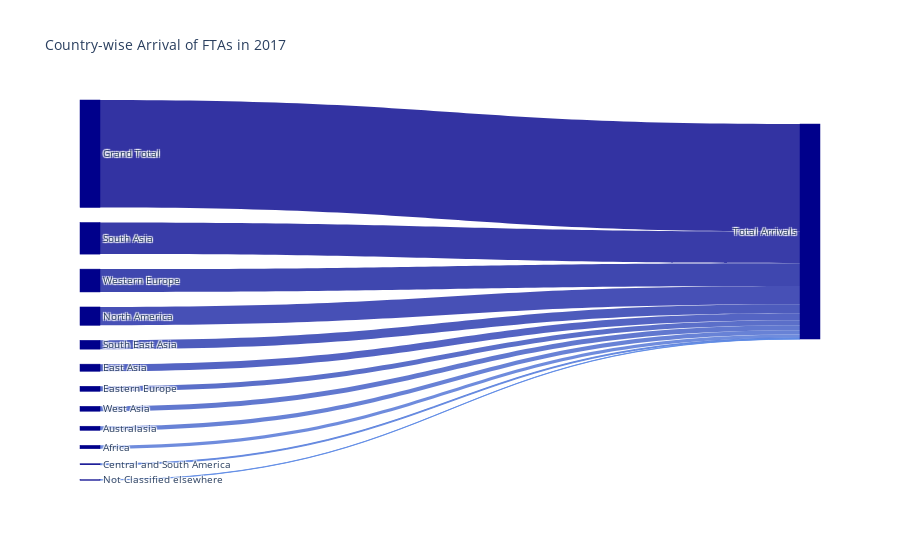

This figure's notebook cell:
### Code cell
# Load the data
file_path = '/home/ykapil897/dv/lab_1/S2_T2_1_Tourism_In_India_Statistics_2018-Table_2.2.1.csv'
data = pd.read_csv(file_path)

# Filter data for the year 2017
data_2017 = data[['Region/Country ', 'Number of Arrivals - 2017']]

# Sort data by number of arrivals
data_2017 = data_2017.sort_values(by='Number of Arrivals - 2017', ascending=False)

# Define nodes and links for Sankey diagram
countries = data_2017['Region/Country '].tolist()
arrivals = data_2017['Number of Arrivals - 2017'].tolist()

# Create labels for nodes
labels = countries + ['Total Arrivals']

# Create source and target indices
source_indices = list(range(len(countries)))
target_indices = [len(countries)] * len(countries)

# Generate valid RGBA strings with proper float conversion
link_colors = [
    f'rgba({float(custom_blue(i / len(countries))[0])}, '
    f'{float(custom_blue(i / len(countries))[1])}, '
    f'{float(custom_blue(i / len(countries))[2])}, 0.8)'
    for i in range(len(countries))
]

# Create Sankey diagram
fig = go.Figure(data=[go.Sankey(
    node=dict(
        pad=15,
        thickness=20,
        line=dict(color="darkblue", width=0.5),
        label=labels,
        color='darkblue'  # Nodes in dark blue
    ),
    link=dict(
        source=source_indices,
        target=target_indices,
        value=arrivals,
        color=link_colors  # Gradient from custom_blue
    ))])

# Layout styling
fig.update_layout(title_text="Country-wise Arrival of FTAs in 2017", font_size=10)
fig.show()

### Figure 1 — Plotly figure (JSON) as saved in the notebook; plotly's stock layout.template omitted (floating-point values rounded to 4 significant figures)
{"data": [{"link": {"color": ["rgba(0.0, 0.0, 0.5450980392156862, 0.8)", "rgba(0.03229527104959631, 0.0481199538638985, 0.5767474048442907, 0.8)", "rgba(0.06459054209919261, 0.096239907727797, 0.608396770472895, 0.8)", "rgba(0.09842368319876971, 0.14665128796616686, 0.6415532487504806, 0.8)", "rgba(0.130718954248366, 0.19477124183006536, 0.6732026143790849, 0.8)", "rgba(0.1630142252979623, 0.24289119569396386, 0.7048519800076893, 0.8)", "rgba(0.19684736639753941, 0.2933025759323337, 0.7380084582852748, 0.8)", "rgba(0.22914263744713573, 0.3414225297962323, 0.7696578239138793, 0.8)", "rgba(0.261437908496732, 0.3895424836601307, 0.8013071895424837, 0.8)", "rgba(0.2952710495963091, 0.4399538638985006, 0.8344636678200692, 0.8)", "rgba(0.3275663206459054, 0.4880738177623991, 0.8661130334486736, 0.8)", "rgba(0.3598615916955017, 0.5361937716262976, 0.897762399077278, 0.8)"], "source": [0, 1, 2, 3, 4, 5, 6, 7, 8, 9, 10, 11], "target": [12, 12, 12, 12, 12, 12, 12, 12, 12, 12, 12, 12], "value": [10035803, 2951665, 2133673, 1712358, 824575, 663295, 472872, 457760, 386059, 318023, 92067, 23456]}, "node": {"color": "darkblue", "label": ["Grand Total", "South Asia", "Western Europe", "North America", "South East Asia", "East Asia", "Eastern Europe", "West Asia", "Australasia", "Africa", "Central and South America", "Not Classified elsewhere", "Total Arrivals"], "line": {"color": "darkblue", "width": 0.5}, "pad": 15, "thickness": 20}, "type": "sankey"}], "layout": {"font": {"size": 10}, "title": {"text": "Country-wise Arrival of FTAs in 2017"}}}
